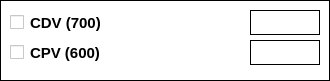
   <widget class="QFrame" name="box_can">
    <property name="geometry">
     <rect>
      <x>10</x>
      <y>650</y>
      <width>330</width>
      <height>81</height>
     </rect>
    </property>
    <property name="styleSheet">
     <string>border: 1px solid black; background-color: white;</string>
    </property>
    <property name="frameShape">
     <enum>QFrame::Shape::Box</enum>
    </property>
    <widget class="QCheckBox" name="c_cn1">
     <property name="geometry">
      <rect>
       <x>10</x>
       <y>10</y>
       <width>230</width>
       <height>25</height>
      </rect>
     </property>
     <property name="font">
      <font>
       <pointsize>11</pointsize>
       <bold>true</bold>
      </font>
     </property>
     <property name="styleSheet">
      <string>border: none;</string>
     </property>
     <property name="text">
      <string>CDV (700)</string>
     </property>
    </widget>
    <widget class="QLineEdit" name="e_cn1">
     <property name="geometry">
      <rect>
       <x>250</x>
       <y>10</y>
       <width>70</width>
       <height>25</height>
      </rect>
     </property>
    </widget>
    <widget class="QCheckBox" name="c_cn2">
     <property name="geometry">
      <rect>
       <x>10</x>
       <y>40</y>
       <width>230</width>
       <height>25</height>
      </rect>
     </property>
     <property name="font">
      <font>
       <pointsize>11</pointsize>
       <bold>true</bold>
      </font>
     </property>
     <property name="styleSheet">
      <string>border: none;</string>
     </property>
     <property name="text">
      <string>CPV (600)</string>
     </property>
    </widget>
    <widget class="QLineEdit" name="e_cn2">
     <property name="geometry">
      <rect>
       <x>250</x>
       <y>40</y>
       <width>70</width>
       <height>25</height>
      </rect>
     </property>
    </widget>
   </widget>
